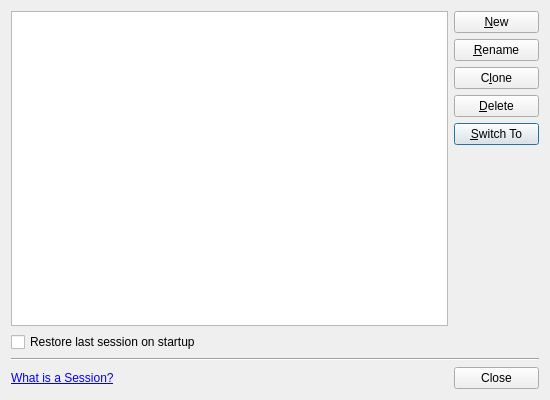
<?xml version="1.0" encoding="UTF-8"?>
<ui version="4.0">
 <class>ProjectExplorer::Internal::SessionDialog</class>
 <widget class="QDialog" name="ProjectExplorer::Internal::SessionDialog">
  <property name="geometry">
   <rect>
    <x>0</x>
    <y>0</y>
    <width>550</width>
    <height>400</height>
   </rect>
  </property>
  <property name="windowTitle">
   <string>Session Manager</string>
  </property>
  <layout class="QGridLayout" name="gridLayout">
   <item row="0" column="0">
    <widget class="SessionView" name="sessionView">
     <property name="sizePolicy">
      <sizepolicy hsizetype="Expanding" vsizetype="Expanding">
       <horstretch>1</horstretch>
       <verstretch>1</verstretch>
      </sizepolicy>
     </property>
    </widget>
   </item>
   <item row="0" column="1" rowspan="2">
    <layout class="QVBoxLayout" name="verticalLayout">
     <property name="leftMargin">
      <number>0</number>
     </property>
     <property name="rightMargin">
      <number>0</number>
     </property>
     <item>
      <widget class="QPushButton" name="btCreateNew">
       <property name="text">
        <string>&amp;New</string>
       </property>
      </widget>
     </item>
     <item>
      <widget class="QPushButton" name="btRename">
       <property name="text">
        <string>&amp;Rename</string>
       </property>
      </widget>
     </item>
     <item>
      <widget class="QPushButton" name="btClone">
       <property name="text">
        <string>C&amp;lone</string>
       </property>
      </widget>
     </item>
     <item>
      <widget class="QPushButton" name="btDelete">
       <property name="text">
        <string>&amp;Delete</string>
       </property>
      </widget>
     </item>
     <item>
      <widget class="QPushButton" name="btSwitch">
       <property name="text">
        <string>&amp;Switch To</string>
       </property>
       <property name="default">
        <bool>true</bool>
       </property>
      </widget>
     </item>
     <item>
      <spacer name="verticalSpacer">
       <property name="orientation">
        <enum>Qt::Vertical</enum>
       </property>
       <property name="sizeHint" stdset="0">
        <size>
         <width>85</width>
         <height>48</height>
        </size>
       </property>
      </spacer>
     </item>
    </layout>
   </item>
   <item row="1" column="0">
    <widget class="QCheckBox" name="autoLoadCheckBox">
     <property name="text">
      <string>Restore last session on startup</string>
     </property>
    </widget>
   </item>
   <item row="2" column="0" colspan="2">
    <widget class="Line" name="line">
     <property name="orientation">
      <enum>Qt::Horizontal</enum>
     </property>
    </widget>
   </item>
   <item row="3" column="0">
    <widget class="QLabel" name="whatsASessionLabel">
     <property name="text">
      <string>&lt;a href=&quot;qthelp://org.qt-project.qtcreator/doc/creator-project-managing-sessions.html&quot;&gt;What is a Session?&lt;/a&gt;</string>
     </property>
    </widget>
   </item>
   <item row="3" column="1">
    <widget class="QDialogButtonBox" name="buttonBox">
     <property name="sizePolicy">
      <sizepolicy hsizetype="Expanding" vsizetype="Fixed">
       <horstretch>0</horstretch>
       <verstretch>0</verstretch>
      </sizepolicy>
     </property>
     <property name="orientation">
      <enum>Qt::Vertical</enum>
     </property>
     <property name="standardButtons">
      <set>QDialogButtonBox::Close</set>
     </property>
     <property name="centerButtons">
      <bool>true</bool>
     </property>
    </widget>
   </item>
  </layout>
 </widget>
 <customwidgets>
  <customwidget>
   <class>SessionView</class>
   <extends>QTreeView</extends>
   <header>projectexplorer/sessionview.hpp</header>
  </customwidget>
 </customwidgets>
 <resources/>
 <connections>
  <connection>
   <sender>buttonBox</sender>
   <signal>rejected()</signal>
   <receiver>ProjectExplorer::Internal::SessionDialog</receiver>
   <slot>reject()</slot>
   <hints>
    <hint type="sourcelabel">
     <x>191</x>
     <y>244</y>
    </hint>
    <hint type="destinationlabel">
     <x>114</x>
     <y>237</y>
    </hint>
   </hints>
  </connection>
  <connection>
   <sender>buttonBox</sender>
   <signal>accepted()</signal>
   <receiver>ProjectExplorer::Internal::SessionDialog</receiver>
   <slot>accept()</slot>
   <hints>
    <hint type="sourcelabel">
     <x>246</x>
     <y>237</y>
    </hint>
    <hint type="destinationlabel">
     <x>78</x>
     <y>216</y>
    </hint>
   </hints>
  </connection>
 </connections>
</ui>
